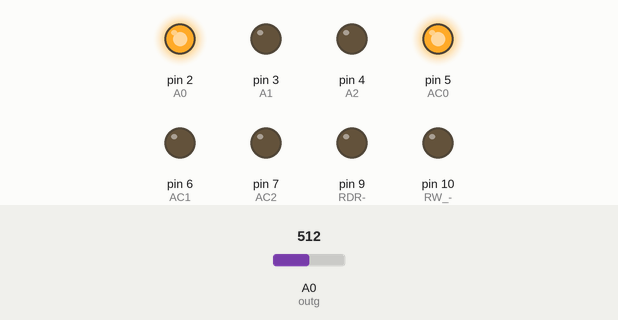
Bench run of a sketch on a simulated Arduino Uno, built with avr-gcc and run on an emulated ATmega328P. Shown: output pins drawn as LEDs (lit = HIGH). The inputs (shaded band) are chosen by the test bench; at power-on: A0 (outg) = 512. Pins used as bus, display or sensor lines are not drawn; what the sketch prints to the serial monitor is not drawn.

Above: at 0.1 s.
Timing chart, 0 to 1.6 s (numbered marks = the images above):
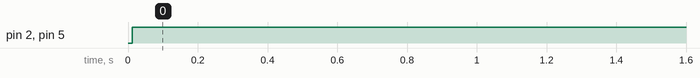

The sketch:

Leitura_1Pixel.ino
```cpp
 //LEITURA DA MATRIZ COM APLICAÇÃO DA CDS


  void setup(){

    pinMode(10, OUTPUT);//RW -> ROWSEL
    pinMode(9, OUTPUT); //RDR-> eRDR
    pinMode(8, OUTPUT); //RST-> eRST
    pinMode(7, OUTPUT); //AC2
    pinMode(6, OUTPUT); //AC1
    pinMode(5, OUTPUT); //AC0
    pinMode(4, OUTPUT); //A2
    pinMode(3, OUTPUT); //A1
    pinMode(2, OUTPUT); //A0
    Serial.begin(9600);

  }

float v_dd;
float e_rdr;
float e_rst;
float VDD = A2;
float ERDR = A3;
float ERST = A4;

int timereset=10;  // tempo reset
int timeexpo=600;// tempo de exposição
float outg = A0;  // sinal na saída do pixel
float s1;         // leitura no reset
float s2;         // leitura após exposição
float vph;        // tensão fotogerada (CDS)
float vph_ac;     // vph acumulado (média)
float vph_media;  // média final
int count;
int cmax=100;    //número de execuções
int n;            //dividendo da média
int m=0;
float m1;
float m2;

void set(){

    Serial.println();
    Serial.println("*******************************");
    Serial.print("tempo de exposição = ");
    Serial.print(timeexpo);
    Serial.println(" microsegundos");
}

//função para leitura do pixel

void lerpixel(){
count = 1;
vph_ac = 0;
n=1;
while (count <= cmax) {
//reset
digitalWrite(8,0);
digitalWrite(9,0);
digitalWrite(10,0);
delayMicroseconds(timereset);
s1 = analogRead(outg);
//exposição
digitalWrite(8,1); //RST
delayMicroseconds(timeexpo);
s2 = analogRead(outg);
vph = (s1-s2)*5/1024;
if(vph < 0.05)
{
n=n;
}
else
{
vph_ac = vph_ac + vph;
n=n+1;
}
count++;
}
vph_media=vph_ac/n;
Serial.print(vph_media,3);
Serial.print (" ");
}

/*void lermax(){
count = 0;
vph_ac = 0;
while (count <= cmax) {
digitalWrite(8,0);
digitalWrite(9,0);
digitalWrite(10,0);
delayMicroseconds(timereset);
s1 = analogRead(outg);
digitalWrite(8,1); //RST
delayMicroseconds(timeexpo);
s2 = analogRead(outg);
vph = (s1-s2)*5/1024;
if(vph > vph_ac)
{
vph_ac=vph;
}
count++;
}
Serial.print(vph_ac,3);
Serial.print (" ");
}

void lermin(){
count = 0;
vph_ac = vph;
while (count <= cmax) {
digitalWrite(8,0);
digitalWrite(9,0);
digitalWrite(10,0);
delayMicroseconds(timereset);
s1 = analogRead(outg);
digitalWrite(8,1); //RST
delayMicroseconds(timeexpo);
s2 = analogRead(outg);
vph = (s1-s2)*5/1024;
if(vph <= vph_ac)
{
vph_ac=vph;
}
count++;
}
Serial.print(vph_ac,3);
Serial.print (" ");
}
*/
void pixel() {
digitalWrite(4,0);
digitalWrite(3,0);
digitalWrite(2,1);
digitalWrite(7,0);
digitalWrite(6,0);
digitalWrite(5,1);
Serial.println();
//Serial.print("Máximo - ");
//lermax();
Serial.println();
Serial.print("Médio - ");
lerpixel();
//Serial.println();
//Serial.print("Mínimo - ");
//lermin();
}

//Média de VRDR
void mediaRDR(){
m2=0;
count = 0;
vph_ac = 0;
while (count <= cmax) {
digitalWrite(8,0);
digitalWrite(9,0);
digitalWrite(10,0);
delayMicroseconds(timereset);
s1 = analogRead(outg);
digitalWrite(8,1);
delayMicroseconds(timeexpo);
s2 = analogRead(outg);

e_rdr = analogRead(ERDR);
m1=5*e_rdr/1024;
m2=m2+m1;
count++;
}
Serial.print("VRDR = ");
Serial.print(m2/cmax);
Serial.println();
}

void loop() {
while (m<30){
set();
pixel();
Serial.println();
delay(15000);
m++;
}
}
```

Measured:
- by itself, pin 2 (A0), pin 5 (AC0): LOW → HIGH at 0.01 s
